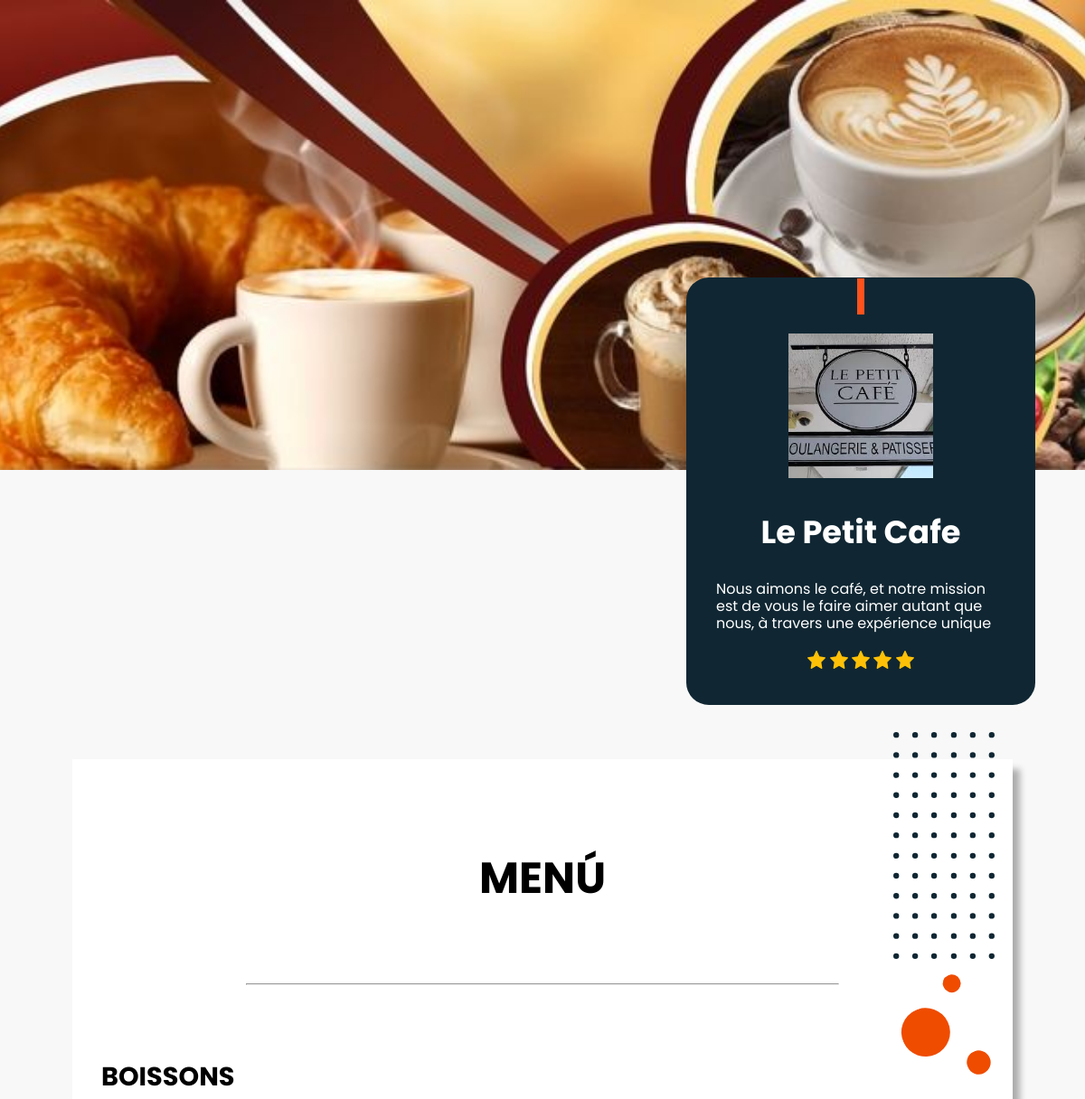
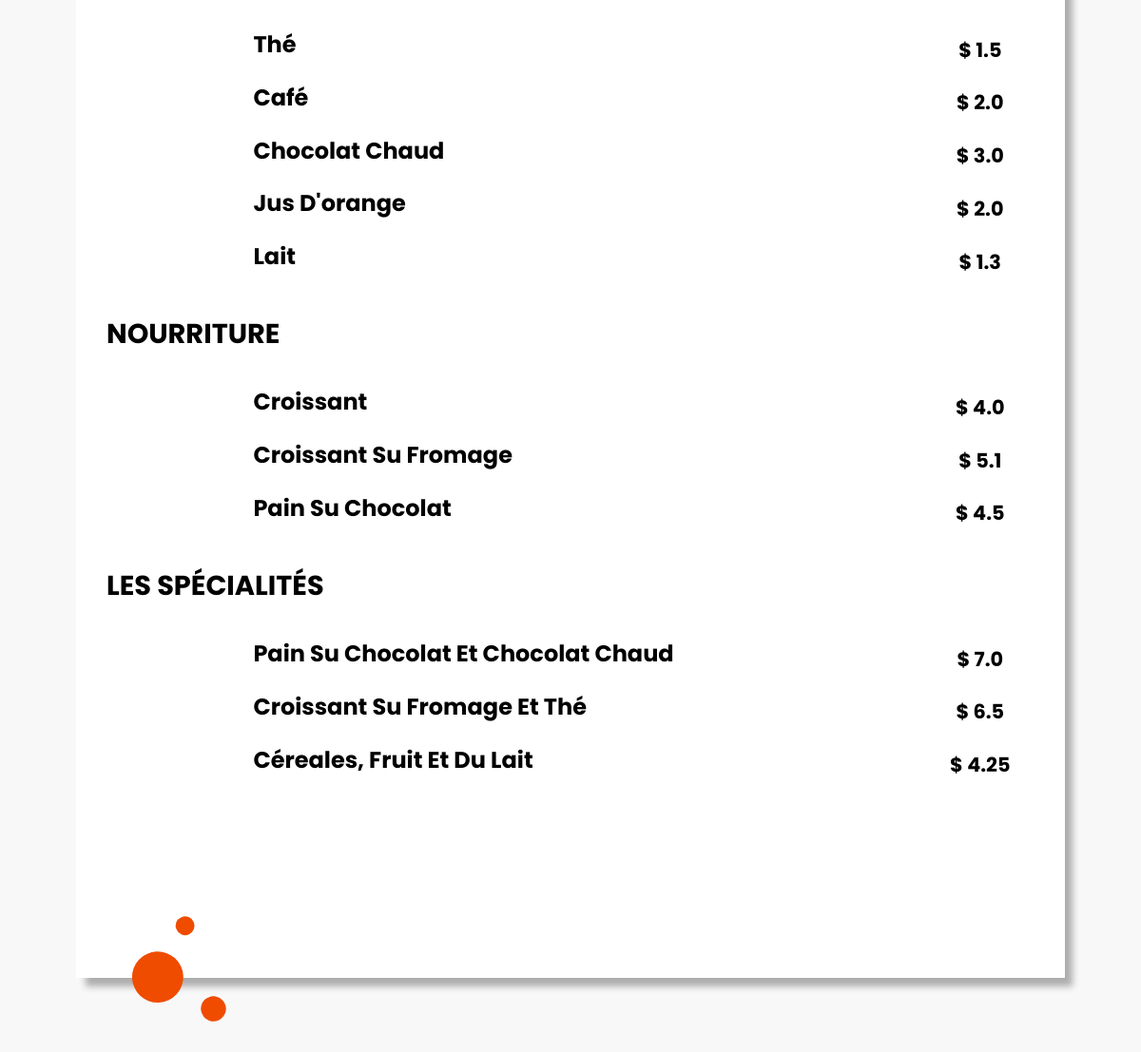
Screenshot of /restaurants/menu/le-petit-cafe with the database file from the repository (2 pictures, top to bottom).
### restaurants/models.py (models this page shows, shortened)
class Restaurant(models.Model):
    name = models.CharField(max_length=50, verbose_name='Nombre')
    restaurant_test = models.BooleanField(default=False)
    description = models.TextField(default="", null=False)
    foto_restaurante = models.ImageField(
        upload_to='fotos_restaurantes', default='path/to/my/default/image.jpg')
    foto_portada = models.ImageField(
        upload_to='fotos_portadas', default='path/to/my/default/image.jpg')
    foto_portada_secundaria = models.ImageField(
        upload_to='fotos_portadas', default='path/to/my/default/image.jpg')
    foto_qr = models.ImageField(
        upload_to="qrs", default='path/to/my/default/image.jpg')
    link = models.TextField(default="#", verbose_name='link')
    created_at = models.DateField(
        auto_now_add=True, verbose_name='Fecha de creación')
    updated_at = models.DateField(
        auto_now=True, verbose_name='Última actualización')
    class Meta:
        verbose_name = 'Restaurante'
        verbose_name_plural = 'Restaurantes'

class Category(models.Model):
    category_name = models.CharField(
        max_length=50, verbose_name='Nombre de Categoría')
    category_show = models.CharField(
        max_length=50, verbose_name='Nombre de categoría a mostrar', null=True)
    description = models.TextField(verbose_name='Descripción', null=True, blank=True)
    menu_id = models.ForeignKey(
        'Menu', on_delete=models.CASCADE, verbose_name='Menú', null=True)
    created_at = models.DateField(
        auto_now_add=True, verbose_name='Fecha de creación')
    updated_at = models.DateField(
        auto_now=True, verbose_name='Última actualización')

class Product(models.Model):
    currency = (
        ('C$', 'C$'),
        ('$', '$')
    )
    category_id = models.ForeignKey(
        'Category', on_delete=models.CASCADE, verbose_name='Category', null=True)
    product_name = models.CharField(max_length=50, verbose_name='Producto')
    description = models.TextField(verbose_name='Descripción')
    price = models.FloatField(verbose_name='Precio')
    currency = models.CharField(
        max_length=50, verbose_name='Moneda', choices=currency, default="C$")
    product_image = models.ImageField(
        upload_to='products', default='path/to/my/default/image.jpg')
    created_at = models.DateField(
        auto_now_add=True, verbose_name='Fecha de creación')
    updated_at = models.DateField(
        auto_now=True, verbose_name='Última actualización')
    class Meta:
        verbose_name = 'Producto'
        verbose_name_plural = 'Productos'

### restaurants/views.py (the view)
# urls.py: path('menu/<link>', menu, name='menu')
def menu(request, link):
    restaurant = Restaurant.objects.get(link=link)
    restaurant_id = restaurant.id
    menu_id = Menu.objects.get(restaurant=restaurant_id).id
    categorias = Category.objects.filter(
        menu_id=menu_id).select_related('menu_id')
    productos = Product.objects.select_related('category_id')
    context = {
        'restaurant': restaurant,
        'categories': categorias,
        'products': productos
    }
    return render(request, 'restaurants/menu.html', context)

### restaurants/templates/restaurants/menu.html (shortened to what this page needs)
<!DOCTYPE html>
{% load static %}
<html lang="es">
<head>
  <link rel="stylesheet" href="{% static 'restaurants/css/menu.css' %}">
  <link rel="stylesheet" href="https://use.fontawesome.com/releases/v5.14.0/css/all.css"
>
</head>
<body>
  <div class="banner-portada">
    <div class="info-restaurante">
      <div class="line"></div>
      <img src="{{ restaurant.foto_portada_secundaria.url }}" class="logo">
      <h1>{{ restaurant.name }}</h1>
      <p>{{ restaurant.description|safe }}</p>
      <div>
        <img src="{% static 'restaurants/img/star.svg' %}">
        <img src="{% static 'restaurants/img/star.svg' %}">
        <img src="{% static 'restaurants/img/star.svg' %}">
        <img src="{% static 'restaurants/img/star.svg' %}">
        <img src="{% static 'restaurants/img/star.svg' %}">
      </div>
    </div>
  </div>
  <div class="container-menu">
    <div class="menu-header">
      <h2>Menú</h2>
    </div>
    <hr>
    <div class="menu-items">
      {% for category in categories %}
      <h3 style="font-weight: bolder; font-size: 1.8rem; margin: 2rem 0 ; text-transform: uppercase;">
        {{ category.category_show }}</h3>
      {% for product in products %}
      {% if product.category_id.id == category.id %}
      <div class="product">
        {% if product.product_image != 'path/to/my/default/image.jpg' %}
        <img src="{{ product.product_image.url }}" class="product-img">
        {% else %}
        <p></p>
        {% endif %}
        <div class="product-detail">
          <h2>{{ product.product_name }}</h2>
        </div>
        <p class="product-price">{{product.currency}} {{product.price}}</p>
      </div>
      {% endif %}
      {% endfor %}
      {% endfor %}
    </div>
    <img src="{% static 'restaurants/img/circles.svg' %}" class="circles">
    <img src="{% static 'restaurants/img/circles.svg' %}" class="circles2">
    <img src="{% static 'restaurants/img/dots.svg' %}" class="dots">
  </div>
</body>
</html>

### restaurants/static/restaurants/css/menu.css (style rules this page uses)
* { margin: 0; padding: 0; font-family: 'Poppins'; }
body { background-color:#F8F8F8; }
.banner-portada { position: relative; width: 100vw; height: 65vh; background-position: bottom; background-repeat: no-repeat; background-size: cover; }
.line { background-color: #FF521C; width: 8px; height: 40px; margin: 0 auto; }
.info-restaurante { position: absolute; background-color: #102733; width: 20rem; min-height: 20rem; padding: 2rem; padding-top: 0; color: white; right: 55px; bottom: -260px; text-align: center; border-radius: 25px; border: 1px transparent solid; }
.info-restaurante h1 { padding-top: 2rem; margin-bottom: 2rem; font-size: 2.2rem; line-height: 2.6rem; }
.info-restaurante p { text-align: left; line-height: 1.2rem; }
.info-restaurante img { width: 20px; margin-top: 1.3rem; }
.container-menu { position: relative; margin: 20rem 5rem 6rem 5rem; min-height: 50rem; padding: 2rem; padding-bottom: 12rem; box-shadow: 9px 10px 7px -1px rgba(173,173,173,1); background-color: white; }
.container-menu h2 { text-align: center; text-transform: uppercase; font-size: 3rem; }
.container-menu hr { margin: 5rem 10rem; }
.circles, .dots, .circles2 { position: absolute; }
.dots { top: -30px; right: 20px; width: 7rem; }
.circles { top: 235px; right: 20px; width: 7rem; }
.circles2 { bottom: -50px; left: 50px; width: 7rem; }
.logo { width: 10rem !important; }
.menu-header h2 { margin: 4rem auto 0 auto; }
.product { display: grid; grid-template-columns: 15% 70% 15%; column-gap: 0.5rem; margin: .6rem 0; }
.product-price { margin: auto; font-weight: bold; font-size: 1.3rem; }
.product-detail h2 { text-align: left; text-transform: capitalize; font-size: 1.5rem; margin-bottom: .7rem; }

### rows the page displays
Restaurant: foto_portada_secundaria (picture), name "Le Petit Cafe", description "Nous aimons le café, et notre mission est de vous le faire aimer autant que nous, à travers une expérience unique"
Category: category_show "BOISSONS"
Product: product_name "Thé", currency "$", price "1.5"
Product: product_name "Café", currency "$", price "2.0"
Product: product_name "Chocolat Chaud", currency "$", price "3.0"
Product: product_name "Jus D'orange", currency "$", price "2.0"
Product: product_name "Lait", currency "$", price "1.3"
Category: category_show "NOURRITURE"
Product: product_name "Croissant", currency "$", price "4.0"
Product: product_name "Croissant Su Fromage", currency "$", price "5.1"
Product: product_name "Pain Su Chocolat", currency "$", price "4.5"
Category: category_show "LES SPÉCIALITÉS"
Product: product_name "Pain Su Chocolat Et Chocolat Chaud", currency "$", price "7.0"
Product: product_name "Croissant Su Fromage Et Thé", currency "$", price "6.5"
Product: product_name "Céreales, Fruit Et Du Lait", currency "$", price "4.25"
